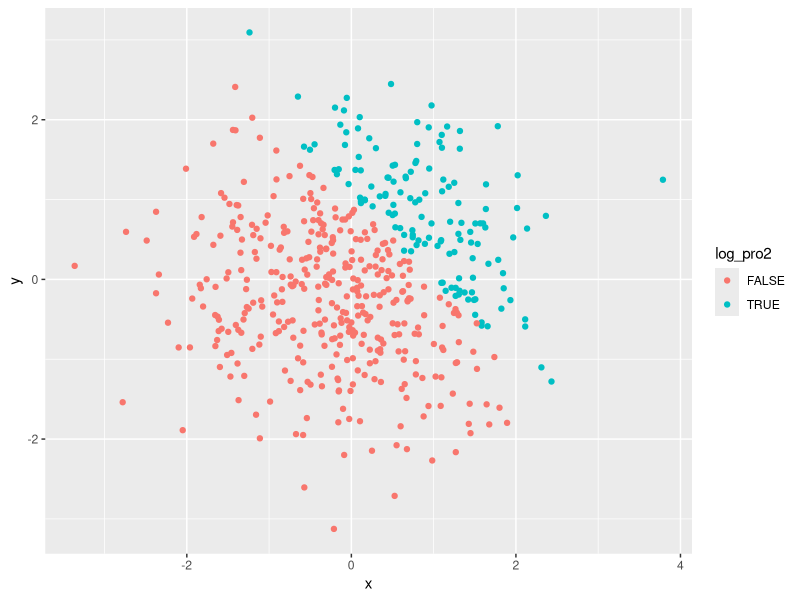
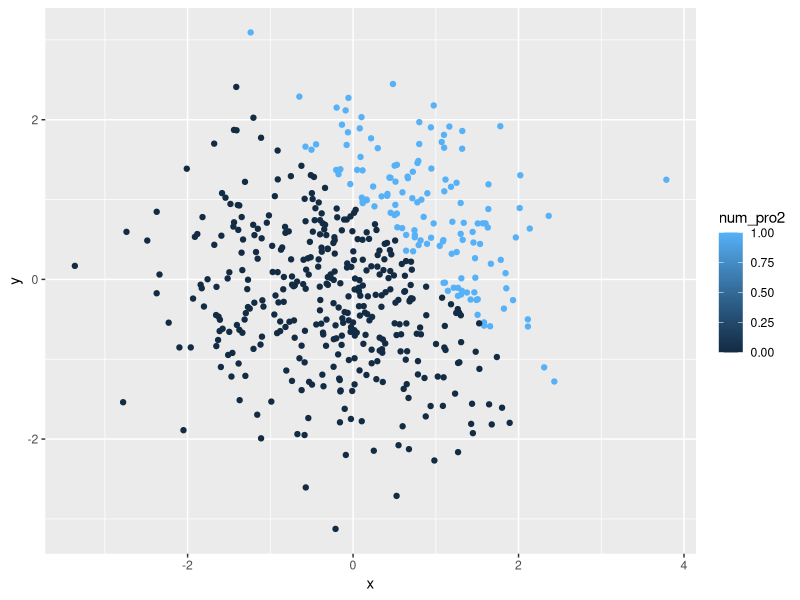
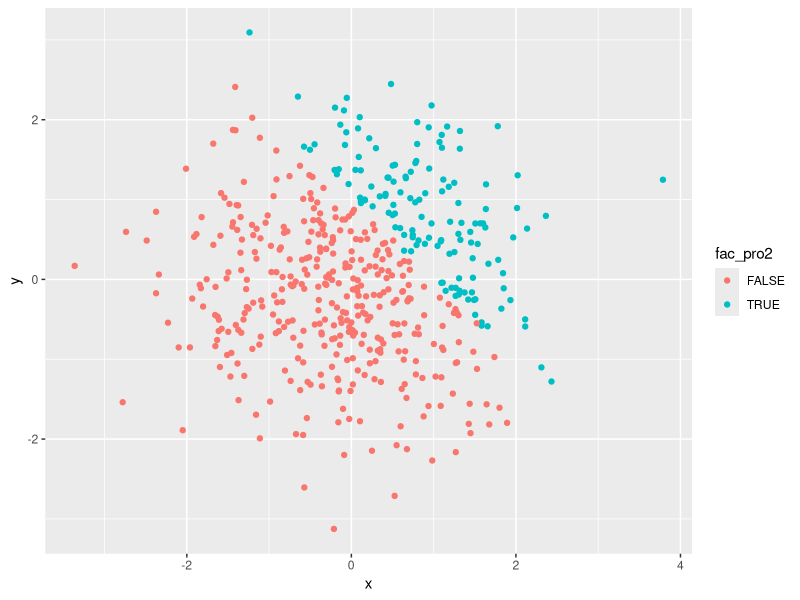
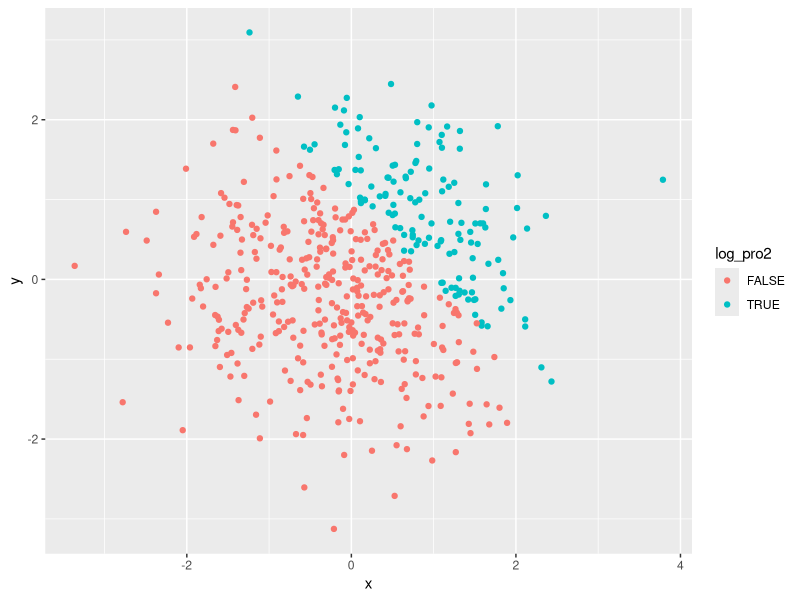

R code for these plots, in order:
## ---- chunk 1
library(tidyverse)
  vec_numeric = rnorm(8)
  vec_logical = vec_numeric > 0
  vec_char = c("a","a","a","a","a","a","a","")
  vec_factor = factor(c("a","a","b","b","b","c","c","c"))
hm1_df = tibble(
  vec_numeric,
  vec_logical,
  vec_char,
  vec_factor
)

mean(hm1_df$vec_numeric)
mean(hm1_df$vec_logical)
mean(hm1_df$vec_char)
mean(hm1_df$vec_factor)
## ---- chunk 2

as.numeric(vec_logical) * vec_numeric
as.factor(vec_logical) * vec_numeric
as.numeric(as.factor(vec_logical)) * vec_numeric
## ---- chunk 3
x = rnorm(500)
y = rnorm(500)
log_pro2 = x + y > 1
num_pro2 = as.numeric(log_pro2)
fac_pro2 = as.factor(log_pro2)
pro2_df = tibble(
  x,y,log_pro2,num_pro2,fac_pro2
)

## ---- chunk 4
#Make a scatterplot
scatterplot1 = ggplot(pro2_df, aes(x = x, y = y,color = log_pro2)) + geom_point()
scatterplot2 =ggplot(pro2_df, aes(x = x, y = y,color = num_pro2)) + geom_point()
scatterplot3 =ggplot(pro2_df, aes(x = x, y = y,color = fac_pro2)) + geom_point()
scatterplot1
scatterplot2
scatterplot3

ggsave("scatterplot1.pdf", scatterplot1) # Export your first scatterplot to your project directory using ggsave
